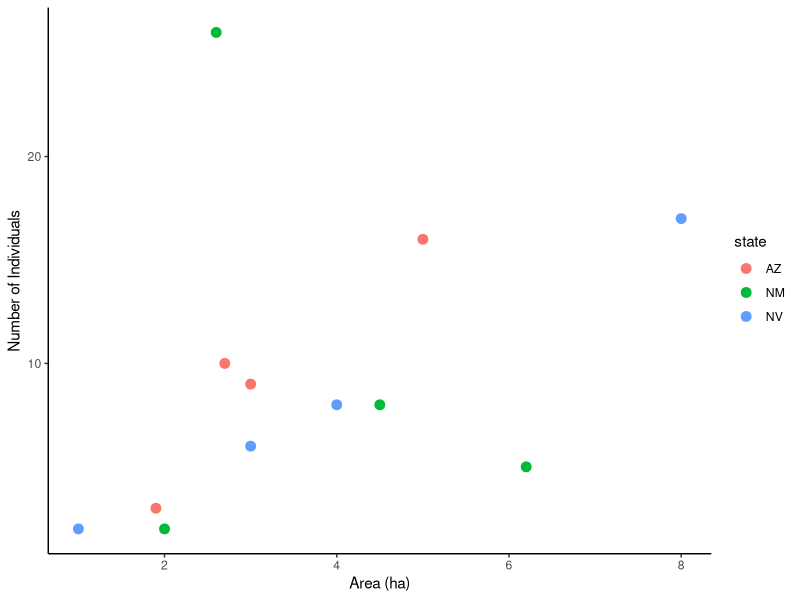
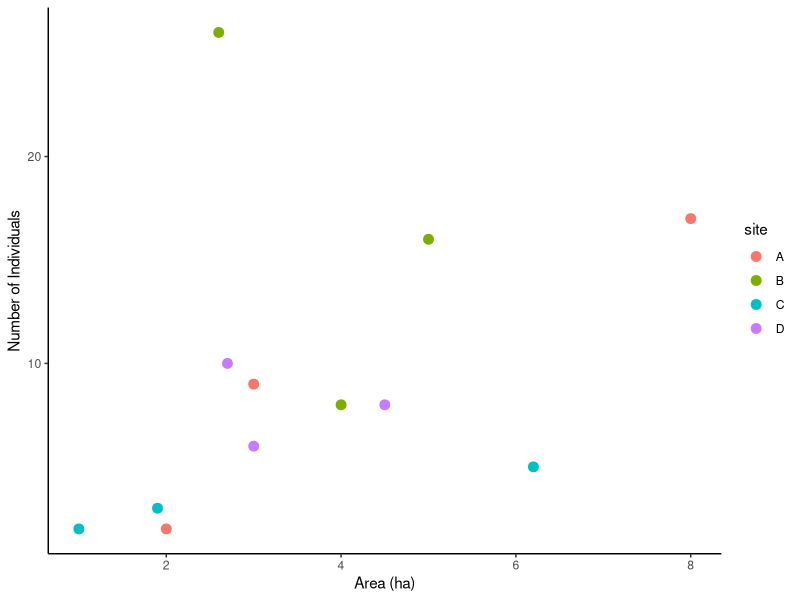
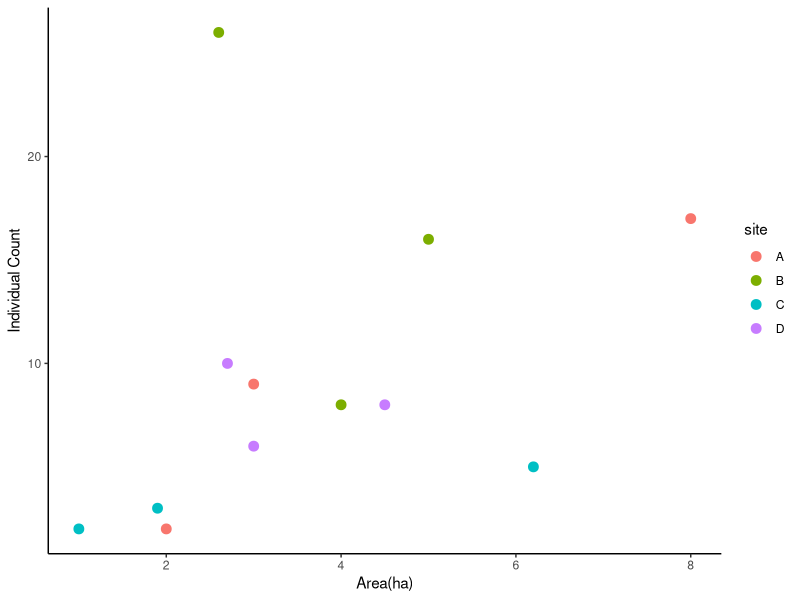
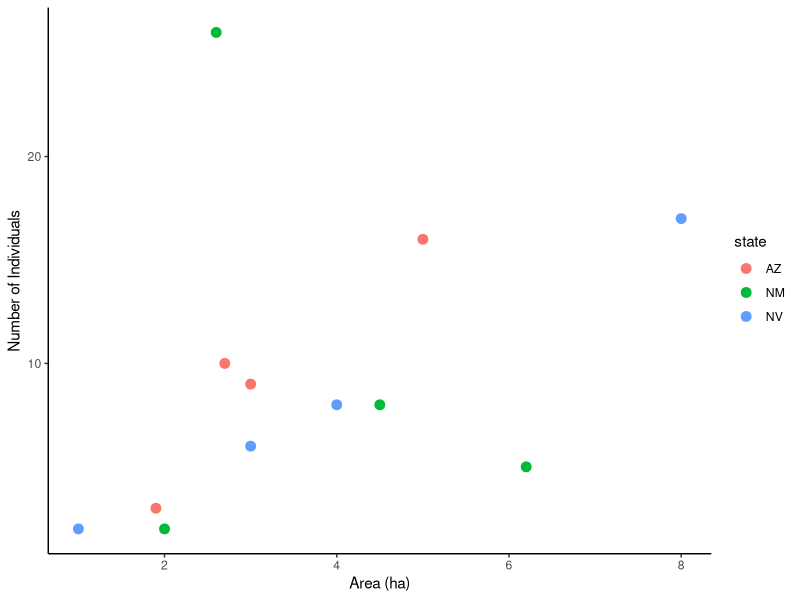
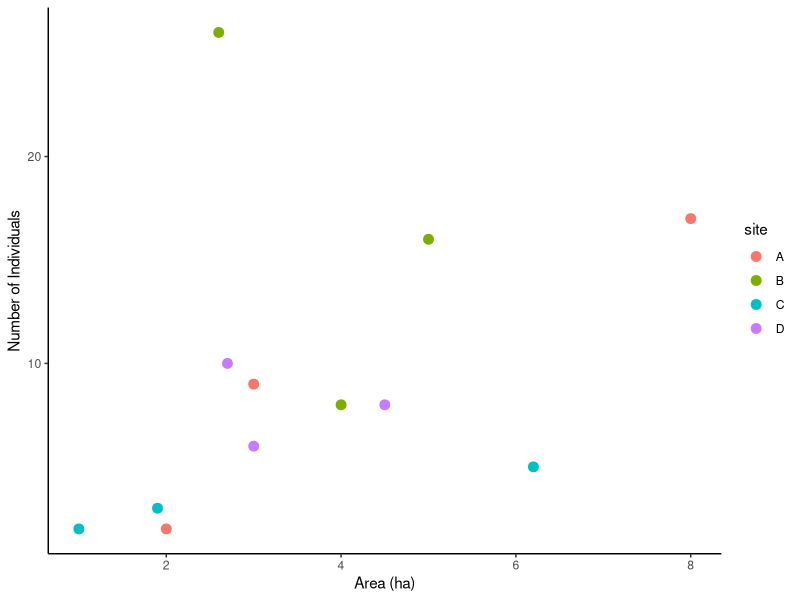
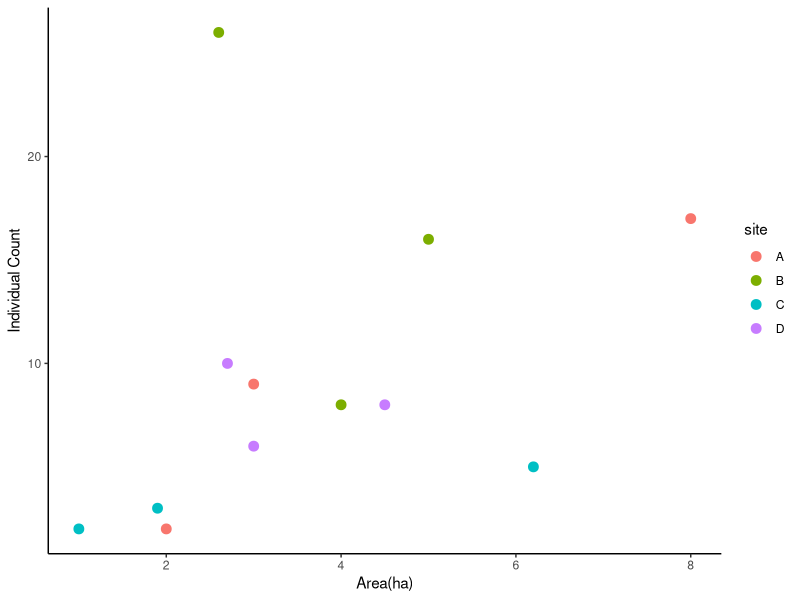

R code for these plots, in order:
## ---- chunk 1
knitr::opts_chunk$set(echo = TRUE, warning = FALSE, message = FALSE)
## ---- chunk 2
convert_pounds_to_grams <- function(pounds) {
     grams <- 453.6 * pounds
     return(grams)
}

convert_pounds_to_grams(pounds = 3.75)

## ---- chunk 3
convert_fahrenheit_to_celsius <- function(fahrenheit) {
     celsius <- (fahrenheit - 32) * 5 / 9
     return(celsius)
}

convert_fahrenheit_to_celsius(fahrenheit = 80)
## ---- chunk 4
#1c
double <- function(number){
  double <- (number*2)
  return(double)
}

double(512)

#1d
prediction <- function(x, a, b){
  equation <- a+b*x
  return(equation)
}

prediction(x=12, a=6, b=0.8)
## ---- chunk 5
get_mass_from_length_theropoda <- function(length){
  mass <- 0.73 * length ^ 3.63
  return(mass)
}
## ---- chunk 6
#2a
get_mass_from_length_theropoda(16)

#2b
get_mass_from_length <- function(length, a, b){
  mass <- a * length ^ b
  return(mass)
}
get_mass_from_length(a=214.44, b=1.46, length=26)

## ---- chunk 7
 convert_pounds_to_grams <- function(pounds, numdigits = 1) {
   grams <- 453.6 * pounds
   rounded <- round(grams, digits = numdigits)
   return(rounded)
 }
 convert_pounds_to_grams(4.3)
## ---- chunk 8
#3b
get_height_from_weight <- function(weight, a=12, b=0.38){
  height <- a*weight^b
  return(height)
}
get_height_from_weight(42)

#3c
                
get_height_from_weight <- function(pounds, a=12, b=0.32){
  weight_grams <- 453.6 * pounds
  height <- a*weight_grams^b
  return(height)
}

get_height_from_weight(2)


## ---- chunk 9
#4a
get_mass_from_length <- function(length, a=39.9, b=2.6){
  mass <- a * length ^ b
  return(mass)
}

#4b
get_mass_from_length(22, 214.44, 1.46)

#4c
get_mass_from_length(16)
## ---- chunk 10
get_mass_from_length <- function(length, a=39.9, b=2.6){
  mass <- a * length ^ b
  return(mass)
}
convert_kg_to_pounds <- function(kg){
  pounds <- kg*2.205
  return(pounds) 
} 
get_mass_from_length(a=10.95, b=2.64, length=12) |> 
  convert_kg_to_pounds()

#Gemini 11/3 to find out how to connect with |> , I kept trying to pipe the formulas

## ---- chunk 11
library(tidyverse)

count_data <- data.frame(
  state = c("AZ", "AZ", "AZ", "AZ", "NM", "NM", "NM", "NM", "NV", "NV", "NV", "NV"),
  site = c("A", "B", "C", "D", "A", "B", "C", "D", "A", "B", "C", "D"),
  count = c(9, 16, 3, 10, 2, 26, 5, 8, 17, 8, 2, 6),
  area = c(3, 5, 1.9, 2.7, 2, 2.6, 6.2, 4.5, 8, 4, 1, 3)
  )
## ---- chunk 12

#6a
plot_count_data <- function(df, color_col){
  ggplot(count_data,aes(x=area, y=count, color={{color_col}}))+
    geom_point(size=3)+
    labs(x="Area (ha)", y= "Number of Individuals")+
    theme_classic()
}
plot_count_data(count_data, state)
ggsave("../data/plots/count_area_state.jpg")

#6b
plot_count_data(count_data, site)
ggsave("../data/plots/count_area_site.jpg")

#6c- Create a new function based on the function you created in (a); in this new function, allow the x and y axes to be any column in the data frame, specified as arguments in the function. This means you will also need to be able to specify the axis label names; in total, your function will need six different arguments!

#Remake the same plot as from (b) using your new function. Save your plot as a .png file using ggsave() in the appropriate sub-directory.
plot_count_data_2 <- function(df, x_axis, y_axis, label_x, label_y, color_col){
  ggplot(df, aes(x={{x_axis}}, y={{y_axis}}, color={{color_col}}))+
    geom_point(size=3)+
    labs(x= label_x, y= label_y)+
    theme_classic()
}

plot_count_data_2(count_data, area, count,"Area(ha)", "Individual Count", site)
ggsave("../data/plots/count_area_site_2.jpg")
## ---- chunk 13
# download.file(url = "https://ndownloader.figshare.com/files/2292172",
#   destfile = "surveys.csv")
# download.file(url = "https://ndownloader.figshare.com/files/3299474",
#   destfile = "plots.csv")
# download.file(url = "https://ndownloader.figshare.com/files/3299483",
#   destfile = "species.csv")
## ---- chunk 14
#' Convert kilograms to pounds
#'
#' @param kg Mass in kilograms (numeric).
#'
#' @return Mass in pounds (numeric).
#'
#' @examples
#' convert_kg_to_pounds(10)
convert_kg_to_pounds <- function(kg) {
  pounds <- 2.205 * kg
  return(pounds)
}
